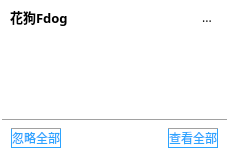
<?xml version="1.0" encoding="UTF-8"?>
<ui version="4.0">
 <class>Traywidget</class>
 <widget class="QWidget" name="Traywidget">
  <property name="geometry">
   <rect>
    <x>0</x>
    <y>0</y>
    <width>229</width>
    <height>153</height>
   </rect>
  </property>
  <property name="maximumSize">
   <size>
    <width>229</width>
    <height>16777215</height>
   </size>
  </property>
  <property name="font">
   <font>
    <family>Microsoft YaHei</family>
   </font>
  </property>
  <property name="windowTitle">
   <string>Form</string>
  </property>
  <property name="styleSheet">
   <string notr="true">*{font-family:Microsoft YaHei;}
#Traywidget{
background-color: rgb(255, 255, 255);
}</string>
  </property>
  <layout class="QVBoxLayout" name="verticalLayout">
   <property name="spacing">
    <number>1</number>
   </property>
   <property name="leftMargin">
    <number>2</number>
   </property>
   <property name="topMargin">
    <number>5</number>
   </property>
   <property name="rightMargin">
    <number>2</number>
   </property>
   <property name="bottomMargin">
    <number>0</number>
   </property>
   <item>
    <layout class="QHBoxLayout" name="horizontalLayout_2">
     <property name="spacing">
      <number>0</number>
     </property>
     <property name="leftMargin">
      <number>8</number>
     </property>
     <property name="rightMargin">
      <number>8</number>
     </property>
     <item>
      <widget class="QLabel" name="label">
       <property name="font">
        <font>
         <family>Microsoft YaHei</family>
         <pointsize>10</pointsize>
         <weight>75</weight>
         <bold>true</bold>
         <stylestrategy>PreferAntialias</stylestrategy>
        </font>
       </property>
       <property name="styleSheet">
        <string notr="true"/>
       </property>
       <property name="text">
        <string>花狗Fdog</string>
       </property>
      </widget>
     </item>
     <item>
      <spacer name="horizontalSpacer_2">
       <property name="font">
        <font>
         <family>Microsoft YaHei</family>
         <stylestrategy>PreferAntialias</stylestrategy>
        </font>
       </property>
       <property name="orientation">
        <enum>Qt::Horizontal</enum>
       </property>
       <property name="sizeHint" stdset="0">
        <size>
         <width>40</width>
         <height>20</height>
        </size>
       </property>
      </spacer>
     </item>
     <item>
      <widget class="QToolButton" name="toolButton">
       <property name="font">
        <font>
         <family>Microsoft YaHei</family>
         <stylestrategy>PreferAntialias</stylestrategy>
        </font>
       </property>
       <property name="text">
        <string>...</string>
       </property>
       <property name="icon">
        <iconset resource="libres.qrc">
         <normaloff>:/lib/setting.png</normaloff>:/lib/setting.png</iconset>
       </property>
       <property name="autoRaise">
        <bool>true</bool>
       </property>
      </widget>
     </item>
    </layout>
   </item>
   <item>
    <widget class="QWidget" name="widget" native="true">
     <property name="font">
      <font>
       <family>Microsoft YaHei</family>
       <stylestrategy>PreferAntialias</stylestrategy>
      </font>
     </property>
     <layout class="QGridLayout" name="gridLayout">
      <item row="0" column="0">
       <widget class="QListWidget" name="listWidget">
        <property name="maximumSize">
         <size>
          <width>16777215</width>
          <height>16777215</height>
         </size>
        </property>
        <property name="font">
         <font>
          <family>Microsoft YaHei</family>
          <stylestrategy>PreferAntialias</stylestrategy>
         </font>
        </property>
        <property name="styleSheet">
         <string notr="true">background-color: rgba(255, 255, 255, 0);</string>
        </property>
       </widget>
      </item>
     </layout>
    </widget>
   </item>
   <item>
    <widget class="QWidget" name="widget_2" native="true">
     <property name="styleSheet">
      <string notr="true">border-style:solid;
border-width:1px;
border-top-color:rgb(161, 161, 161);</string>
     </property>
     <layout class="QHBoxLayout" name="horizontalLayout">
      <property name="spacing">
       <number>2</number>
      </property>
      <item>
       <widget class="QPushButton" name="pushButton">
        <property name="maximumSize">
         <size>
          <width>55</width>
          <height>20</height>
         </size>
        </property>
        <property name="font">
         <font>
          <family>Microsoft YaHei</family>
          <stylestrategy>PreferAntialias</stylestrategy>
         </font>
        </property>
        <property name="styleSheet">
         <string notr="true">color: rgb(44, 164, 255);</string>
        </property>
        <property name="text">
         <string>忽略全部</string>
        </property>
        <property name="autoDefault">
         <bool>false</bool>
        </property>
        <property name="flat">
         <bool>true</bool>
        </property>
       </widget>
      </item>
      <item>
       <spacer name="horizontalSpacer">
        <property name="font">
         <font>
          <family>Microsoft YaHei</family>
          <stylestrategy>PreferAntialias</stylestrategy>
         </font>
        </property>
        <property name="orientation">
         <enum>Qt::Horizontal</enum>
        </property>
        <property name="sizeHint" stdset="0">
         <size>
          <width>40</width>
          <height>20</height>
         </size>
        </property>
       </spacer>
      </item>
      <item>
       <widget class="QPushButton" name="pushButton_2">
        <property name="maximumSize">
         <size>
          <width>55</width>
          <height>80</height>
         </size>
        </property>
        <property name="font">
         <font>
          <family>Microsoft YaHei</family>
          <stylestrategy>PreferAntialias</stylestrategy>
         </font>
        </property>
        <property name="styleSheet">
         <string notr="true">color: rgb(44, 164, 255);</string>
        </property>
        <property name="text">
         <string>查看全部</string>
        </property>
        <property name="flat">
         <bool>true</bool>
        </property>
       </widget>
      </item>
     </layout>
    </widget>
   </item>
  </layout>
 </widget>
 <resources>
  <include location="libres.qrc"/>
 </resources>
 <connections/>
</ui>
